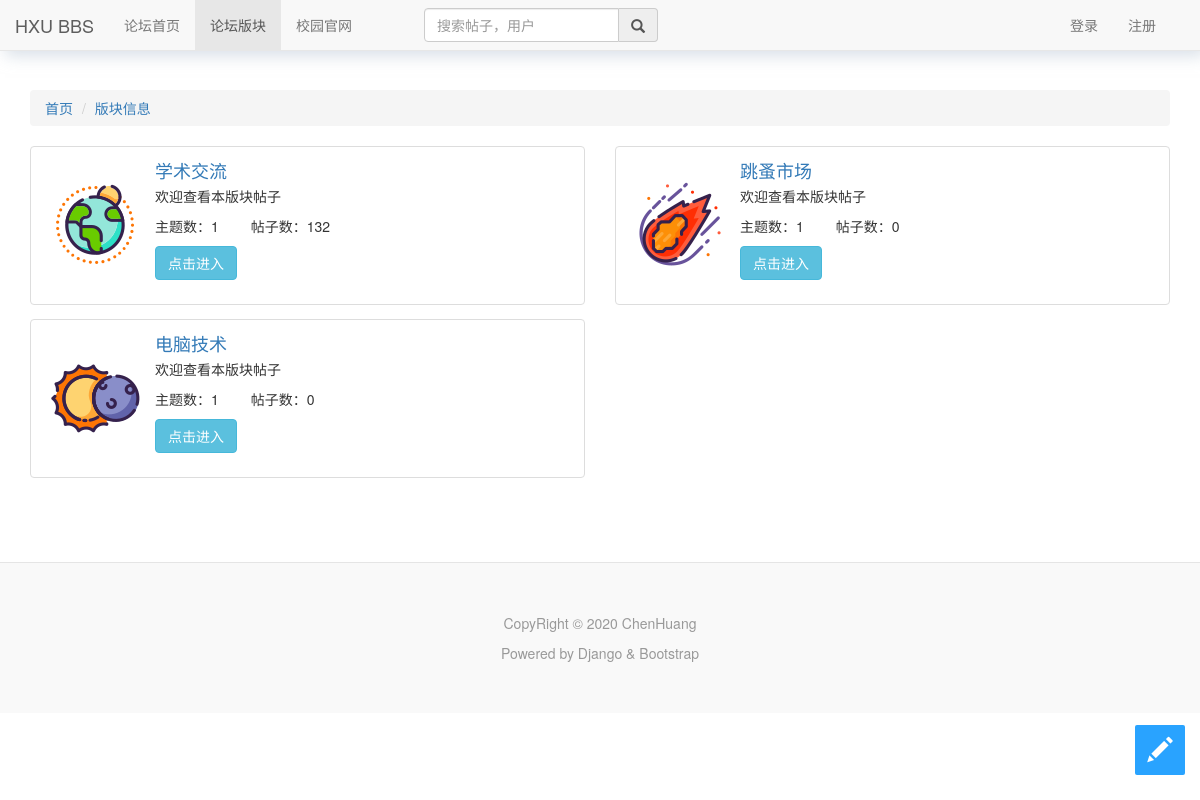
Page /category/ on the earlier database version.
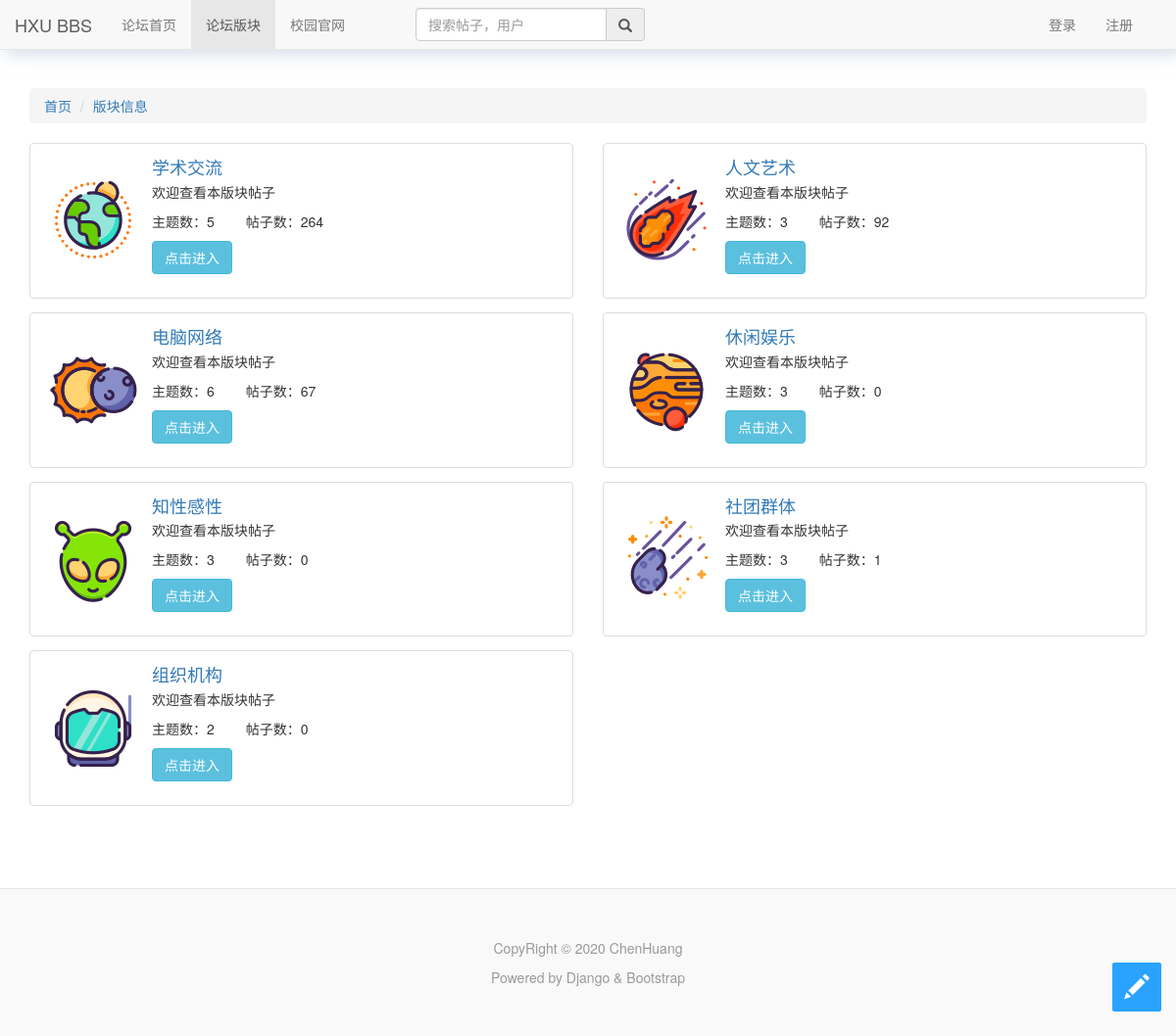
Same page on the later database version.
### bbs/models.py (models this page shows, shortened)
class Category(models.Model):
    name = models.CharField(max_length=128, verbose_name='版块名')
    image = models.ImageField(upload_to='categoryimg', default='categoryimg/beidouqixing.png')
    brief = models.CharField(max_length=128, default='欢迎查看本版块帖子',  verbose_name='版块简介')
    post_num = models.IntegerField(default=0, verbose_name='帖子数')
    class Meta:
        verbose_name = "版块"  # 表名改成中文名
        verbose_name_plural = verbose_name

### bbs/views.py (the view)
# urls.py: path('category/', category, name='category'),
def category(request):
    category_list = Category.objects.all()
    return render(request, 'bbs/category.html', locals())

### bbs/templates/bbs/category.html (shortened to what this page needs)
{% extends 'base.html' %}
{% block category %}
active
{% endblock %}
{% block content %}
<div class="container">
    <div class="ljdh">
        <ol class="breadcrumb">
            <li><a href="{% url 'index' %}">首页</a></li>
            <li><a href="">版块信息</a></li>
        </ol>
    </div>
    <div class="row">
        {% for category in category_list %}
        <div class="col-md-6">
            <div class="media bs-example">
                <div class="media-left media-middle">
                    <a href="/categorydetail/?name={{ category.name }}">
                        <img class="media-object" src="/media/{{ category.image }}" alt="...">
                    </a>
                </div>
                <div class="media-body">
                    <a href="/categorydetail/?name={{ category.name }}"><h4 class="media-heading">{{ category.name }}</h4></a>
                    <p>{{ category.brief }}</p>
                    <p>
                        <span style="margin-right: 2em">主题数：{{ category.theme_set.all.count }}</span>
                        <span>帖子数：{{ category.post_set.count}}</span>
                    </p>
                    <p><a href="/categorydetail/?name={{ category.name }}" class="btn btn-info" role="button">点击进入</a> </p>
                </div>
            </div>
        </div>
        {% endfor %}
    </div>
</div>
{% endblock %}

### templates/base.html (shortened to what this page needs)
<!DOCTYPE html>
<html lang="zh-CN">
  <head>
    <link rel="stylesheet" href="/static/bootstrap-3.3.7/css/bootstrap.min.css">
      <link rel="stylesheet" href="/static/index.css">
      <link rel="stylesheet" href="//at.alicdn.com/t/font_1690394_b4r2pbtd4t6.css">
   <link rel="stylesheet" href="https://cdnjs.cloudflare.com/ajax/libs/animate.css/3.7.2/animate.min.css">
  </head>
  <body>
  <nav class="navbar navbar-default navbar-fixed-top" style="box-shadow: 5px 5px 15px rgba(187, 199, 214, 0.56)">
      <div class="container-fluid">
          <div class="navbar-header">
              <a class="navbar-brand" href="{% url 'index' %}">HXU BBS</a>
          </div>
          <div class="collapse navbar-collapse" id="bs-example-navbar-collapse-1">
              <ul class="nav navbar-nav">
                  <li class="{% block index %}{% endblock %}"><a href="{% url 'index' %}">论坛首页<span class="sr-only">(current)</span></a></li>
                  <li class="{% block category %}{% endblock %}"><a href="{% url 'category' %}">论坛版块</a></li>
                  <li><a href="http://www10.hxu.edu.cn/" target="_blank">校园官网</a></li>
              </ul>
              <form class="navbar-form navbar-left" style="margin-left: 3em" id="searchForm" action="{% url 'search' %}">
                  <div class="input-group">
                      <input type="text" class="form-control" name="search" placeholder="搜索帖子，用户">
                      <a href="#" onclick="document:searchForm.submit()" class="input-group-addon"><i class="glyphicon glyphicon-search"></i></a>
                  </div>
              </form>
              {% if request.user.is_authenticated %}
                  <ul class="nav navbar-nav navbar-right" style="margin-right: 1em">
                      <li class="dropdown">
                          <a href="#" class="dropdown-toggle" data-toggle="dropdown" role="button" aria-haspopup="true"
                             aria-expanded="false">
                              {{ request.user.userprofile.name }}
                              <span class="caret"></span></a>
                          <ul class="dropdown-menu">
                              <li><a href="{% url 'userinfo' %}?name={{ request.user.userprofile.name }}">个人主页</a></li>
                              <li><a href="{% url 'logout' %}">退出</a></li>
                          </ul>
                      </li>
                  </ul>
              {% else %}
                  <ul class="nav navbar-nav navbar-right" style="margin-right: 1em">
                      <li><a href="{% url 'login' %}?from={{ request.get_full_path }}">登录</a></li>
                      <li><a href="{% url 'register' %}?from={{ request.get_full_path }}">注册</a></li>
                  </ul>
              {% endif %}
          </div>
      </div>
  </nav>
  <ul class="fixbar">
      {% if request.user.is_authenticated %}
        <a href="{% url 'publish' %}"><li class="glyphicon glyphicon-pencil"></li></a>
      {% else %}
          <a><li class="glyphicon glyphicon-pencil" data-toggle="modal" data-target="#no_login_modal"></li></a>
      {% endif %}
  </ul>
  {% block content %}
  {% endblock %}
  <footer class="blog-footer">
    <p style="margin-top: 10px">CopyRight © 2020 ChenHuang</p>
    <p>Powered by Django & Bootstrap</p>
  </footer>
  </body>
</html>

### static/index.css (style rules this page uses)
body { padding-top: 90px; }
.fixbar { position: fixed; right: 15px; bottom: 15px; z-index: 9999; }
.blog-footer { margin-top: 5em; padding: 40px 0; color: #999; text-align: center; background-color: #f9f9f9; border-top: 1px solid #e5e5e5; }
.blog-footer p { text-align: center; }
.fixbar li { width: 50px; height: 50px; line-height: 50px; margin-bottom: 1px; text-align: center; cursor: pointer; font-size: 25px; background-color: #1E9FFF; color: #fff; border-radius: 2px; opacity: .95; }

### bbs/templates/bbs/category.html (style rules this page uses)
.bs-example { border: 1px solid #ddd; padding: 1em; margin: 1em 0; border-radius: 4px; }

Differences in the rows shown:
changed Category "学术交流": theme_set.all.count "1" → "5"; post_set.count "132" → "264"
changed Category: name "跳蚤市场" → "人文艺术"; theme_set.all.count "1" → "3"; post_set.count "0" → "92"
changed Category: name "电脑技术" → "电脑网络"; theme_set.all.count "1" → "6"; post_set.count "0" → "67"
added Category: image (picture), name "休闲娱乐", brief "欢迎查看本版块帖子", theme_set.all.count "3", post_set.count "0"
added Category: image (picture), name "知性感性", brief "欢迎查看本版块帖子", theme_set.all.count "3", post_set.count "0"
added Category: image (picture), name "社团群体", brief "欢迎查看本版块帖子", theme_set.all.count "3", post_set.count "1"
added Category: image (picture), name "组织机构", brief "欢迎查看本版块帖子", theme_set.all.count "2", post_set.count "0"
